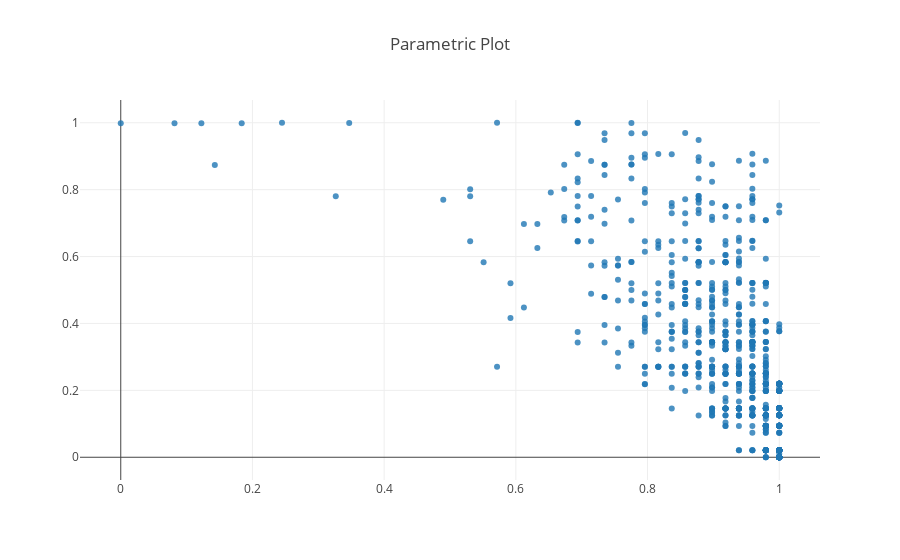

Here is the notebook cell this chart was saved with:
### Code cell
import plotly
from plotly.offline import download_plotlyjs, init_notebook_mode, plot, iplot
from plotly.graph_objs import *
init_notebook_mode(connected=True)

def fig_2d(x, y):
    x = [val[0] for val in x]
    y = [val[0] for val in y]

    surface = Scatter(
        x=x,
        y=y,
        mode='markers',
        marker=dict(
            size=6,
            opacity=0.8
        )
    )
    data = Data([surface])
    layout = Layout(
        autosize=True,
        title='Parametric Plot',
        scene=Scene(
            xaxis=XAxis(
                gridcolor='rgb(255, 255, 255)',
                zerolinecolor='rgb(255, 255, 255)',
                showbackground=True,
                backgroundcolor='rgb(230, 230,230)'
            ),
            yaxis=YAxis(
                gridcolor='rgb(255, 255, 255)',
                zerolinecolor='rgb(255, 255, 255)',
                showbackground=True,
                backgroundcolor='rgb(230, 230,230)'
            ),
            zaxis=ZAxis(
                gridcolor='rgb(255, 255, 255)',
                zerolinecolor='rgb(255, 255, 255)',
                showbackground=True,
                backgroundcolor='rgb(230, 230,230)'
            )
        )
    )

    fig = Figure(data=data, layout=layout)
    iplot(fig)
    


fig_2d(projected_data[:, 0].tolist(), projected_data[:, 1].tolist())

### Figure 1 — Plotly figure (JSON) as saved in the notebook; plotly's stock layout.template omitted (floating-point values rounded to 4 significant figures; data arrays with more than 128 entries replaced by an {"elided": "..."} marker saying what was removed)
{"data": [{"marker": {"opacity": 0.8, "size": 6}, "mode": "markers", "type": "scatter", "x": {"elided": "748 float values"}, "y": {"elided": "748 float values"}}], "layout": {"autosize": true, "scene": {"xaxis": {"backgroundcolor": "rgb(230, 230,230)", "gridcolor": "rgb(255, 255, 255)", "showbackground": true, "zerolinecolor": "rgb(255, 255, 255)"}, "yaxis": {"backgroundcolor": "rgb(230, 230,230)", "gridcolor": "rgb(255, 255, 255)", "showbackground": true, "zerolinecolor": "rgb(255, 255, 255)"}, "zaxis": {"backgroundcolor": "rgb(230, 230,230)", "gridcolor": "rgb(255, 255, 255)", "showbackground": true, "zerolinecolor": "rgb(255, 255, 255)"}}, "title": "Parametric Plot"}}
